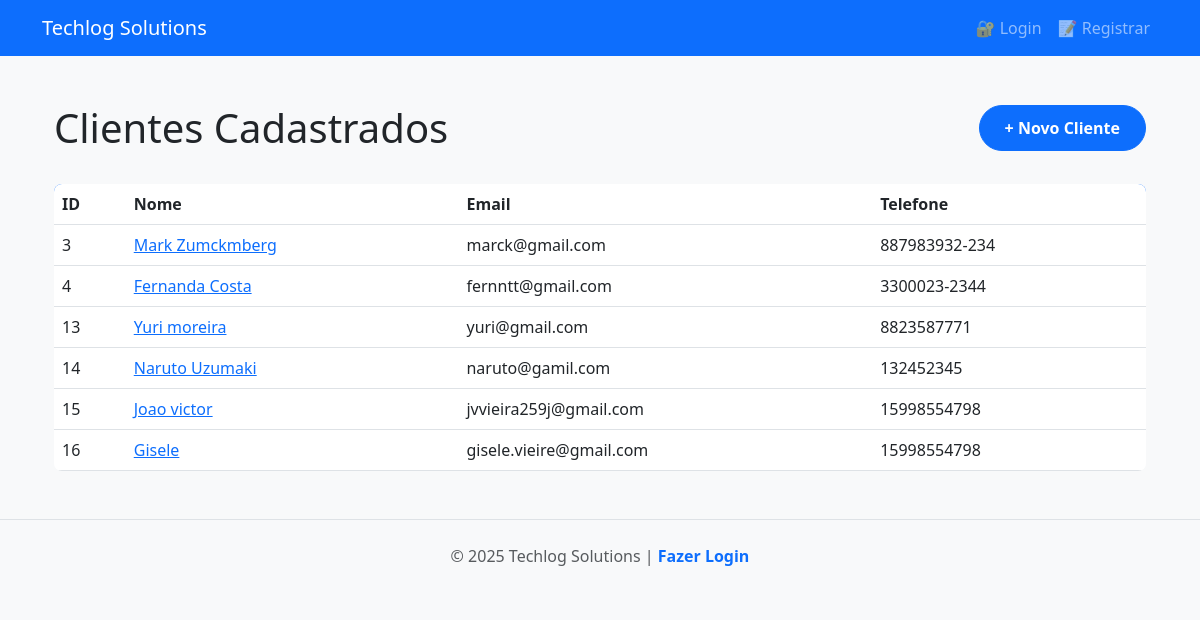
Page /clientes/ on the earlier database version.
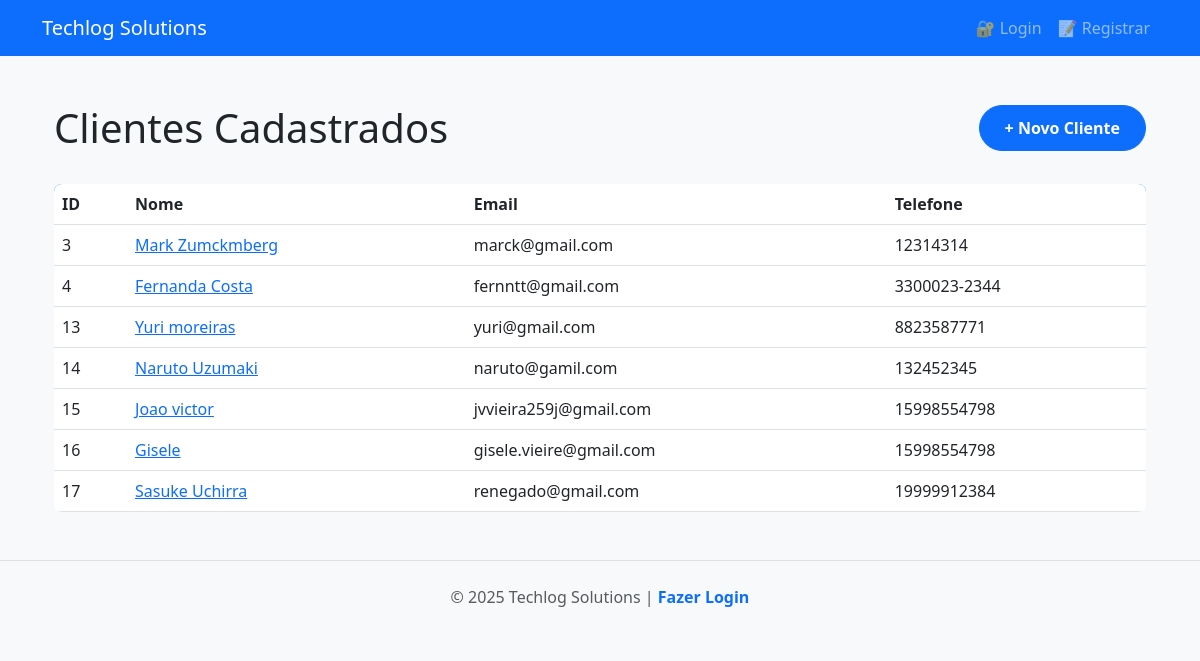
Same page on the later database version.
### tables this page shows
CREATE TABLE clientes (
                        id INTEGER PRIMARY KEY AUTOINCREMENT,
                        nome TEXT NOT NULL,
                        email TEXT NOT NULL,
                        telefone TEXT NOT NULL
                    );

### app/rotas/rotas_front.py (the view)
@router_front.get('/', response_class=HTMLResponse)
async def exibir_clientes(request:Request, repo:RepoCliente):
    cliente = await repo.listar_cliente()
    return templates.TemplateResponse(
        request=request,
        name="clientes.html",
        context={"clientes" :cliente}
    )

### templates/clientes.html (shortened to what this page needs)
{% extends "base.html" %}
{% block conteudo %}
<div class="container">
    <div class="header-section" style="display: flex; justify-content: space-between; align-items: center; margin-bottom: 2rem;">
        <h1 style="margin: 0;">Clientes Cadastrados</h1>
        <a href="/clientes/novo" class="btn btn-primary">
            + Novo Cliente
        </a>
    </div>
    <div class="clientes-lista">
        <table class="table">
            <thead>
                <tr>
                    <th>ID</th>
                    <th>Nome</th>
                    <th>Email</th>
                    <th>Telefone</th>
                </tr>
            </thead>
            <tbody>
                {% for cliente in clientes %}
                <tr>
                    <td>{{ cliente.id_ }}</td>
                    <td><a href="/clientes/{{ cliente.id_ }}">{{ cliente.nome }}</a></td>
                    <td>{{ cliente.email }}</td>
                    <td>{{ cliente.telefone }}</td>
                </tr>
                {% endfor %}
            </tbody>
        </table>
    </div>
</div>
{% endblock %}

### templates/base.html (shortened to what this page needs)
<!DOCTYPE html>
<html lang="pt-BR">
<head>
    <link href="https://cdn.jsdelivr.net/npm/bootstrap@5.3.0/dist/css/bootstrap.min.css" rel="stylesheet">
    <link rel="stylesheet" href="{{ url_for('static', path='/css/style.css') }}">
</head>
<body>
    <nav class="navbar navbar-expand-lg navbar-dark bg-primary">
        <div class="container">
            <a class="navbar-brand" href="/">
                Techlog Solutions
            </a>
            <div class="collapse navbar-collapse" id="navbarNav">
                <ul class="navbar-nav ms-auto">
                    {% if request.cookies.get("session_token") %}
                        <li class="nav-item">
                            <a class="nav-link" href="/">🏠 Início</a>
                        </li>
                        <li class="nav-item">
                            <a class="nav-link" href="/clientes">👥 Clientes</a>
                        </li>
                        <li class="nav-item">
                            <a class="nav-link" href="/docs" target="_blank">📚 API Docs</a>
                        </li>
                        <li class="nav-item">
                            <div class="user-info">
                                <a href="/logout" class="nav-link" onclick="return confirm('Deseja realmente sair?')">➜] Sair</a>
                            </div>
                        </li>
                    {% else %}
                        <li class="nav-item">
                            <a class="nav-link" href="/login">🔐 Login</a>
                        </li>
                        <li class="nav-item">
                            <a class="nav-link" href="/registro">📝 Registrar</a>
                        </li>
                    {% endif %}
                </ul>
            </div>
        </div>
    </nav>
    <main class="container my-5">
        {% block conteudo %}
        {% endblock %}
    </main>
    <footer class="bg-light py-4 mt-5">
        <div class="container text-center">
            <p class="text-muted mb-0">
                © 2025 Techlog Solutions |
                {% if request.cookies.get("session_token") %}
                    <a href="/docs">Documentação da API</a>
                {% else %}
                    <a href="/login">Fazer Login</a>
                {% endif %}
            </p>
        </div>
    </footer>
</body>
</html>

### static/css/style.css (style rules this page uses)
:root { --primary-color: #0d6efd; --secondary-color: #6c757d; --success-color: #198754; --danger-color: #dc3545; --warning-color: #ffc107; --info-color: #0dcaf0; --light-bg: #f8f9fa; --dark-text: #212529; --border-radius: 8px; --transition: all 0.3s ease; }
body { font-family: 'Segoe UI', Tahoma, Geneva, Verdana, sans-serif; background-color: var(--light-bg); color: var(--dark-text); }
.btn { border-radius: 50px; padding: 10px 25px; font-weight: 600; transition: var(--transition); }
.table { background: white; border-radius: var(--border-radius); overflow: hidden; }
.table thead { background: var(--primary-color); color: white; }
footer { margin-top: auto; border-top: 1px solid #dee2e6; }
footer a { color: var(--primary-color); text-decoration: none; font-weight: 600; }

Differences in the rows shown:
changed clientes "Mark Zumckmberg": telefone "887983932-234" → "12314314"
changed clientes "yuri@gmail.com": nome "Yuri moreira" → "Yuri moreiras"
added clientes: id_ "17", nome "Sasuke Uchirra", email "renegado@gmail.com", telefone "19999912384"
